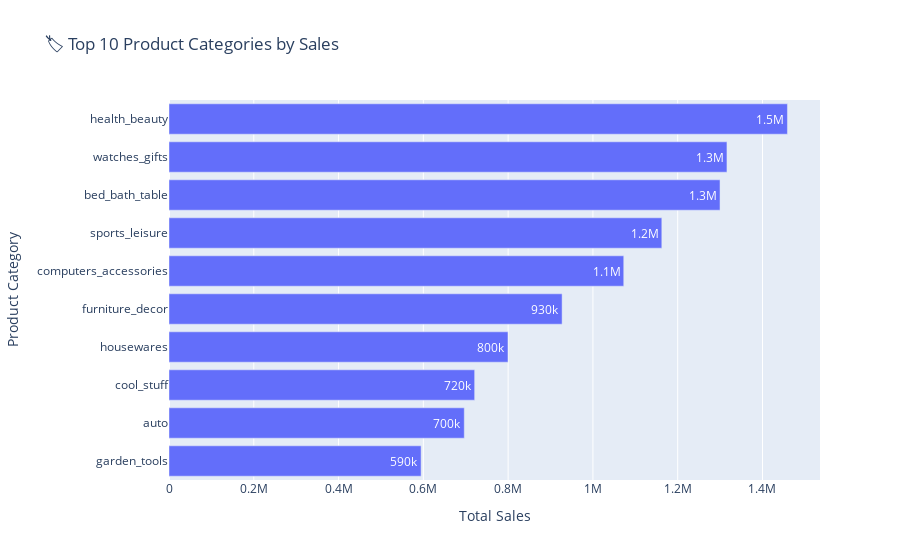

The notebook cell saved with this chart:
### Markdown cell above
##### 8.top products categories

### Code cell
category_sales = df.groupby('category_name')['total_value'].sum().reset_index()
top_categories = category_sales.nlargest(10,'total_value')

fig = px.bar(top_categories, y='category_name', x='total_value',
             title='🏷️ Top 10 Product Categories by Sales',
             text_auto='.2s')
fig.update_layout(yaxis_title="Product Category", xaxis_title="Total Sales",yaxis = dict(autorange="reversed"))
fig.show()

### Figure 1 — Plotly figure (JSON) as saved in the notebook; plotly's stock layout.template omitted (floating-point values rounded to 4 significant figures)
{"data": [{"hovertemplate": "total_value=%{x}<br>category_name=%{y}<extra></extra>", "legendgroup": "", "marker": {"color": "#636efa", "pattern": {"shape": ""}}, "name": "", "orientation": "h", "showlegend": false, "textposition": "auto", "texttemplate": "%{x:.2s}", "type": "bar", "x": [1459000.0, 1316000.0, 1300000.0, 1163000.0, 1073000.0, 927300.0, 799600.0, 721000.0, 696500.0, 594700.0], "xaxis": "x", "y": ["health_beauty", "watches_gifts", "bed_bath_table", "sports_leisure", "computers_accessories", "furniture_decor", "housewares", "cool_stuff", "auto", "garden_tools"], "yaxis": "y"}], "layout": {"barmode": "relative", "legend": {"tracegroupgap": 0}, "title": {"text": "🏷️ Top 10 Product Categories by Sales"}, "xaxis": {"anchor": "y", "domain": [0, 1], "title": {"text": "Total Sales"}}, "yaxis": {"anchor": "x", "autorange": "reversed", "domain": [0, 1], "title": {"text": "Product Category"}}}}
